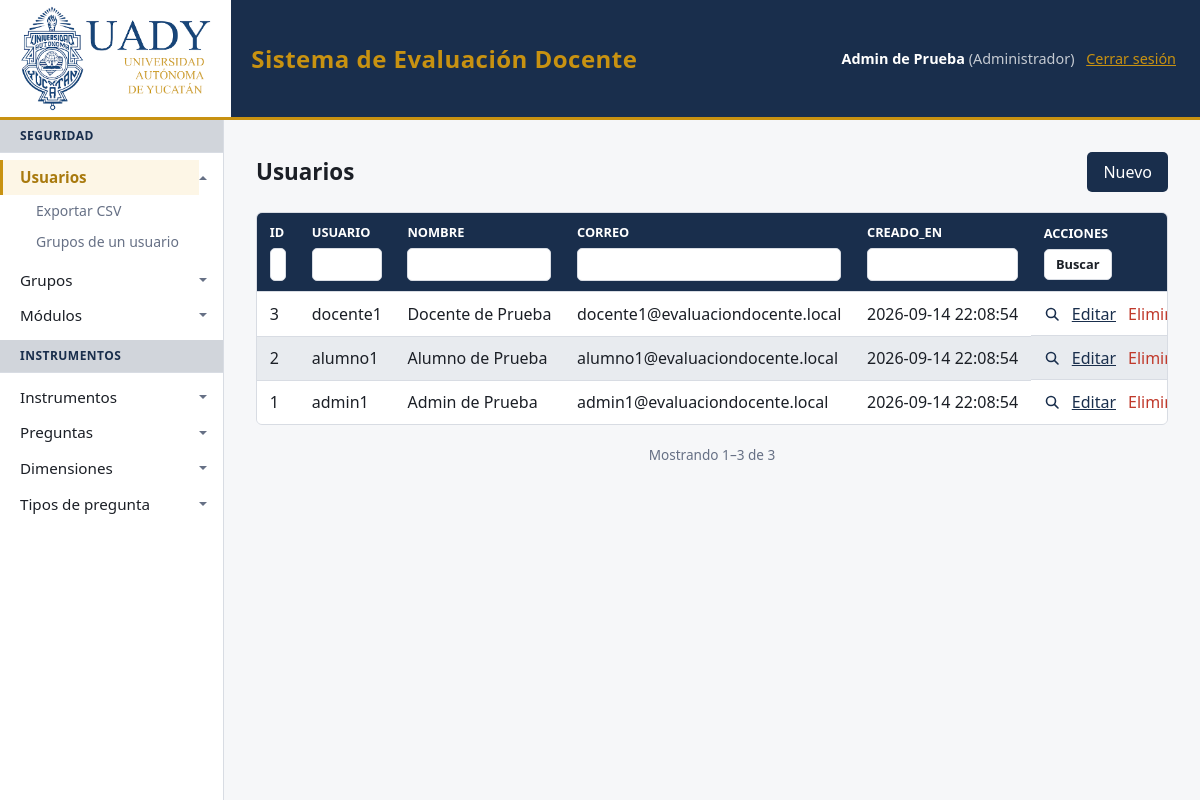
Screenshot of /index.php?m=usuario/admin (signed in) with the database file from the repository.
### tables this page shows
CREATE TABLE IF NOT EXISTS modulos (
    id INT AUTO_INCREMENT PRIMARY KEY,
    nombre VARCHAR(80) NOT NULL,
    descripcion VARCHAR(255) NULL,
    url VARCHAR(120) NOT NULL UNIQUE,
    categoria VARCHAR(40) NOT NULL,
    orden INT NOT NULL DEFAULT 0,
    creado_en TIMESTAMP DEFAULT CURRENT_TIMESTAMP,
    editado_por VARCHAR(32) NULL DEFAULT NULL,
    FOREIGN KEY (categoria) REFERENCES categorias(nombre)
        ON UPDATE CASCADE ON DELETE RESTRICT
);

CREATE TABLE IF NOT EXISTS usuarios (
    id INT AUTO_INCREMENT PRIMARY KEY,
    usuario VARCHAR(32) NOT NULL UNIQUE,
    nombre VARCHAR(150) NOT NULL,
    correo VARCHAR(150) NOT NULL UNIQUE,
    password_hash VARCHAR(255) NOT NULL,
    creado_en TIMESTAMP DEFAULT CURRENT_TIMESTAMP,
    editado_por VARCHAR(32) NULL DEFAULT NULL
);

### src/components/_render.php (called while the page is built, shortened)
<?php
function componente(string $__nombre, array $__props = []): void
{
    extract($__props, EXTR_SKIP);
    require __DIR__ . '/' . $__nombre . '.php';
}

### src/crud.php (called while the page is built, shortened)
<?php
require_once __DIR__ . '/config/database.php';
function tablas(): array
{
    static $tablas = null;
    return $tablas ??= require __DIR__ . '/tables.php';
}
function tablaConfig(string $tabla): array
{
    $tablas = tablas();
    return $tablas[$tabla];
}
function ident(string $nombre): string
{
    return "`{$nombre}`";
}
function filtrosDesde(array $cfg, array $entrada): array
{
    $filtros = [];
    foreach ($cfg['listar'] as $col) {
        $valor = trim((string) ($entrada[$col] ?? ''));
    }
    return $filtros;
}
function columnasOcultas(array $cfg): array
{
    $ocultas = $cfg['ocultar'] ?? [];
    foreach ($cfg['campos'] ?? [] as $col => $campo) {
        if (!empty($campo['hash'])) {
            $ocultas[] = $col;
        }
    }
    return array_values(array_unique($ocultas));
}
function columnasDetalle(PDO $pdo, string $tabla, array $cfg): array
{
    static $cache = [];
    if (isset($cache[$tabla])) {
        return $cache[$tabla];
    }
    $columnas = $pdo->query('SHOW COLUMNS FROM ' . ident($tabla))->fetchAll(PDO::FETCH_COLUMN);
    return $cache[$tabla] = array_values(array_diff($columnas, columnasOcultas($cfg)));
}
function clausulaWhere(array $filtros): array
{
    if ($filtros === []) {
        return ['sql' => '', 'valores' => []];
    }
    $condiciones = [];
    $valores     = [];
    return [
        'sql'     => ' WHERE ' . implode(' AND ', $condiciones),
        'valores' => $valores,
    ];
}
function listar(PDO $pdo, string $tabla, array $filtros = [], int $pagina = 1): array
{
    $cfg = tablaConfig($tabla);
    $cols  = implode(', ', array_map('ident', columnasDetalle($pdo, $tabla, $cfg)));
    $where = clausulaWhere(filtrosDesde($cfg, $filtros));
    $porPagina = max(1, (int) ($cfg['por_pagina'] ?? FILAS_POR_PAGINA));
    $stmt = $pdo->prepare('SELECT COUNT(*) FROM ' . ident($tabla) . $where['sql']);
    $stmt->execute($where['valores']);
    $total   = (int) $stmt->fetchColumn();
    $paginas = max(1, (int) ceil($total / $porPagina));
    $pagina  = max(1, min($pagina, $paginas));
    $offset  = ($pagina - 1) * $porPagina;
    $stmt = $pdo->prepare(
        'SELECT ' . $cols . ' FROM ' . ident($tabla) . $where['sql']
        . ' ORDER BY id DESC LIMIT ? OFFSET ?'
    );
    $posicion = 1;
    $stmt->bindValue($posicion++, $porPagina, PDO::PARAM_INT);
    $stmt->bindValue($posicion, $offset, PDO::PARAM_INT);
    $stmt->execute();
    return [
        'filas'     => $stmt->fetchAll(),
        'pagina'    => $pagina,
        'paginas'   => $paginas,
        'total'     => $total,
        'porPagina' => $porPagina,
    ];
}
function resuelveOpciones(PDO $pdo, array $cfg): array
{
    foreach ($cfg['campos'] as $col => $campo) {
        if (!isset($campo['opciones_de'])) {
            continue;
        }
        $origen = $campo['opciones_de'];
        $filas  = opcionesDe($pdo, $origen);
        $guarda = $origen['guarda'] ?? $origen['muestra'];
        $cfg['campos'][$col]['opciones']  = array_map('strval', array_column($filas, $guarda));
        $cfg['campos'][$col]['etiquetas'] = array_column($filas, $origen['muestra'], $guarda);
    }
    return $cfg;
}
function e(mixed $valor): string
{
    return htmlspecialchars((string) $valor, ENT_QUOTES, 'UTF-8');
}

### src/helpers/modulos.php (called while the page is built, shortened)
<?php
require_once __DIR__ . '/../config/database.php';
function modulos(): array
{
    static $modulos = null;
    return $modulos ??= require __DIR__ . '/../modules.php';
}
function moduloConfig(string $url): array
{
    $modulos = modulos();
    return $modulos[$url];
}
function accesoActual(): array
{
    static $acceso = null;
    if ($acceso !== null) {
        return $acceso;
    }
    $usuarioId = (int) ($_SESSION['usuario']['id'] ?? 0);
    $pdo = getDbConnection();
    $stmt = $pdo->prepare(
        'SELECT MAX(g.es_admin) FROM usuario_grupo ug
         JOIN grupos g ON g.id = ug.grupo_id
         WHERE ug.usuario_id = ?'
    );
    $stmt->execute([$usuarioId]);
    $admin = (int) $stmt->fetchColumn() === 1;
    $stmt = $pdo->prepare(
        'SELECT DISTINCT m.url FROM usuario_grupo ug
         JOIN grupo_modulo gm ON gm.grupo_id = ug.grupo_id
         JOIN modulos m ON m.id = gm.modulo_id
         WHERE ug.usuario_id = ?'
    );
    $stmt->execute([$usuarioId]);
    return $acceso = [
        'admin' => $admin,
        'urls'  => $stmt->fetchAll(PDO::FETCH_COLUMN),
    ];
}
function puede(string $url): bool
{
    $acceso = accesoActual();
    return $acceso['admin'] || in_array($url, $acceso['urls'], true);
}
function accionesDeModulo(string $url): array
{
    $acciones = [];
    foreach (modulos()[$url]['acciones'] ?? [] as $accion) {
        $destino = $accion['modulo'] ?? $url;
        $acciones[] = [
            'etiqueta' => (string) $accion['etiqueta'],
            'href'     => urlModulo($destino, $accion['params'] ?? []),
        ];
    }
    return $acciones;
}
function menuActual(): array
{
    $registro = modulos();
    $menu     = [];
    $filas = getDbConnection()
        ->query('SELECT m.nombre, m.url, m.categoria FROM modulos m
                 JOIN categorias c ON c.nombre = m.categoria
                 ORDER BY c.orden, c.nombre, m.orden, m.nombre')
        ->fetchAll();
    foreach ($filas as $fila) {
        $url = (string) $fila['url'];
        if (!isset($registro[$url]) || !empty($registro[$url]['oculto']) || !puede($url)) {
            continue;
        }
        $menu[(string) $fila['categoria']][] = [
            'nombre'   => (string) $fila['nombre'],
            'url'      => $url,
            'acciones' => accionesDeModulo($url),
        ];
    }
    return $menu;
}
function urlModulo(string $url, array $params = []): string
{
    return '?' . str_replace('%2F', '/', http_build_query(['m' => $url] + $params));
}

### src/config/database.php (called while the page is built, shortened)
<?php
function getDbConnection(): PDO
{
    $host = getenv('DB_HOST') ?: 'localhost';
    $db   = getenv('DB_NAME') ?: 'evaluacion_docente';
    $user = getenv('DB_USER') ?: 'root';
    $pass = getenv('DB_PASS') ?: '';
    $port = getenv('DB_PORT') ?: '3306';
    $dsn = "mysql:host={$host};port={$port};dbname={$db};charset=utf8mb4";
    $options = [
        PDO::ATTR_ERRMODE            => PDO::ERRMODE_EXCEPTION,
        PDO::ATTR_DEFAULT_FETCH_MODE => PDO::FETCH_ASSOC,
        PDO::ATTR_EMULATE_PREPARES   => false,
    ];
    try {
        return new PDO($dsn, $user, $pass, $options);
    } catch (PDOException $e) {
        throw new RuntimeException('Error de conexión a la base de datos: ' . $e->getMessage());
    }
}

### src/helpers/auth_guard.php (called while the page is built, shortened)
<?php
require_once __DIR__ . '/modulos.php';
require_once __DIR__ . '/../components/_render.php';
function requerirModulo(string $url): void
{
    if (puede($url)) {
        return;
    }
    $grupos = gruposActuales();
    $grupos = $grupos === [] ? 'ningún grupo' : implode(', ', $grupos);
    $grupos = htmlspecialchars($grupos, ENT_QUOTES, 'UTF-8');
    $css = htmlspecialchars(assetVer('assets/css/style.css'), ENT_QUOTES, 'UTF-8');
    $logo = htmlspecialchars(assetVer('assets/img/logo-uady.png'), ENT_QUOTES, 'UTF-8');
    exit(<<<HTML
        <!DOCTYPE html>
        <html lang="es">
        <head>
            <meta charset="UTF-8">
            <meta name="viewport" content="width=device-width, initial-scale=1.0">
            <title>Sin permiso — evaluacion_docente</title>
            <link rel="stylesheet" href="{$css}">
        </head>
        <body>
        <header class="barra">
            <img class="barra-logo" src="{$logo}" alt="Universidad Autónoma de Yucatán">
            <span class="barra-titulo">Sistema de Evaluación Docente</span>
        </header>
        <main class="aviso">
            <h1>No tienes permiso para ver esta página</h1>
            <p>Tu sesión pertenece a: <strong>{$grupos}</strong>.</p>
            <p><a class="boton" href="?">Ir al inicio</a></p>
            <p><a href="logout.php">Cerrar sesión y entrar con otra cuenta</a></p>
        </main>
        </body>
        </html>
        HTML);
}

### src/components/tabla.php (the view, shortened to what this page needs)
<?php
$filas = $listado['filas'];
?>
<div class="encabezado">
    <h1><?= e($cfg['etiqueta']) ?></h1>
    <a class="boton" href="<?= e(urlModulo($m, ['accion' => 'nuevo', 'f' => $filtros])) ?>">Nuevo</a>
</div>
<?php if ($filas === [] && $filtros === []): ?>
    <p class="vacio">Todavía no hay registros.</p>
<?php else: ?>
    <div class="tabla-scroll">
        <table>
            <thead>
            <tr>
                <?php foreach ($cfg['listar'] as $col): ?>
                    <th>
                        <?= e($col) ?>
                        <input type="search"
                               form="busqueda"
                               name="f[<?= e($col) ?>]"
                               value="<?= e($filtros[$col] ?? '') ?>"
                               aria-label="Filtrar por <?= e($col) ?>">
                    </th>
                <?php endforeach; ?>
                <th>
                    Acciones
                    <span class="busqueda-acciones">
                        <button type="submit" form="busqueda">Buscar</button>
                    </span>
                </th>
            </tr>
            </thead>
            <tbody>
            <?php foreach ($filas as $fila): ?>
                <tr>
                    <?php foreach ($cfg['listar'] as $col): ?>
                        <td><?= e($fila[$col] ?? '') ?></td>
                    <?php endforeach; ?>
                    <td class="acciones">
                        <a class="lupa" href="#detalle-<?= (int) $fila['id'] ?>" aria-label="Ver detalle del registro <?= (int) $fila['id'] ?>">
                            <svg viewBox="0 0 16 16" width="16" height="16" aria-hidden="true" focusable="false">
                                <circle cx="7" cy="7" r="4.5" fill="none" stroke="currentColor" stroke-width="1.6"/>
                                <line x1="10.6" y1="10.6" x2="14" y2="14" stroke="currentColor" stroke-width="1.6" stroke-linecap="round"/>
                            </svg>
                        </a>
                        <a href="<?= e(urlModulo($m, ['accion' => 'editar', 'id' => $fila['id'], 'f' => $filtros])) ?>">Editar</a>
                        <form method="post"
                              action="<?= e(urlModulo($m, ['accion' => 'eliminar', 'id' => $fila['id'], 'f' => $filtros])) ?>"
                              onsubmit="return confirm('¿Eliminar este registro?')">
                            <button type="submit" class="peligro">Eliminar</button>
                        </form>
                    </td>
                </tr>
            <?php endforeach; ?>
            </tbody>
        </table>
    </div>
<?php endif; ?>

### src/components/menu.php (shortened to what this page needs)
<aside class="lateral" id="lateral">
    <?php foreach ($menu as $categoria => $modulosCategoria): ?>
        <h2><?= e($categoria) ?></h2>
        <nav>
            <?php foreach ($modulosCategoria as $modulo): ?>
                <?php
                $esActivo = $modulo['url'] === $activo;
                $clase    = $esActivo ? 'activo' : '';
                $enlace   = e(urlModulo($modulo['url']));
                ?>
                <?php if ($modulo['acciones'] === []): ?>
                    <a href="<?= $enlace ?>" class="<?= $clase ?>"><?= e($modulo['nombre']) ?></a>
                <?php else: ?>
                    <details class="lateral-modulo"<?= $esActivo ? ' open' : '' ?>>
                        <summary>
                            <a href="<?= $enlace ?>" class="<?= $clase ?>"><?= e($modulo['nombre']) ?></a>
                        </summary>
                        <div class="lateral-acciones">
                            <?php foreach ($modulo['acciones'] as $accion): ?>
                                <a href="<?= e($accion['href']) ?>"><?= e($accion['etiqueta']) ?></a>
                            <?php endforeach; ?>
                        </div>
                    </details>
                <?php endif; ?>
            <?php endforeach; ?>
        </nav>
    <?php endforeach; ?>
</aside>

### rows the page displays
modulos: nombre "Usuarios", etiqueta "Exportar CSV", etiqueta "Grupos de un usuario"
modulos: nombre "Grupos"
modulos: nombre "Módulos"
modulos: nombre "Instrumentos"
modulos: nombre "Preguntas"
modulos: nombre "Dimensiones"
modulos: nombre "Tipos de pregunta"
usuarios: id "3", usuario "docente1", nombre "Docente de Prueba", correo "docente1@evaluaciondocente.local", creado_en "2026-09-14 22:08:54"
usuarios: id "2", usuario "alumno1", nombre "Alumno de Prueba", correo "alumno1@evaluaciondocente.local", creado_en "2026-09-14 22:08:54"
usuarios: id "1", usuario "admin1", nombre "Admin de Prueba", correo "admin1@evaluaciondocente.local", creado_en "2026-09-14 22:08:54"

### other values shown
$_SESSION['usuario']['nombre'] "Admin de Prueba"
implode(', ', $grupos) "Administrador"
$categoria "SEGURIDAD"
$categoria "INSTRUMENTOS"
$cfg['etiqueta'] "Usuarios"
$col "ID"
$col "USUARIO"
$col "NOMBRE"
$col "CORREO"
$col "CREADO_EN"
$primero "1"
$ultimo "3"
$listado['total'] "3"
